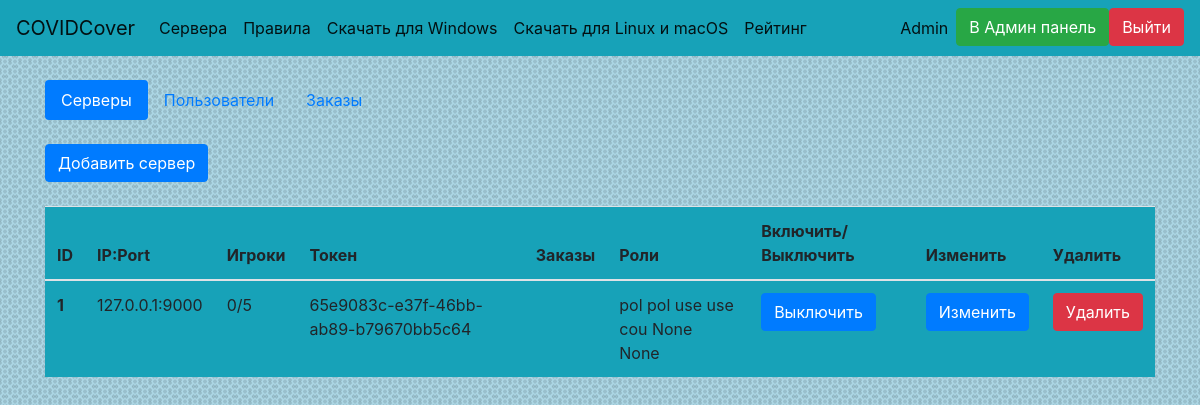
Page /admin (signed in) on the earlier database version.
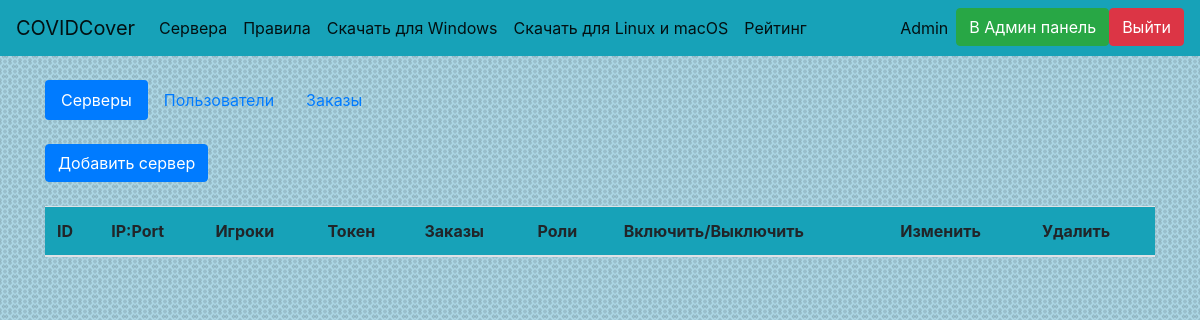
Same page on the later database version.
### website/data/server.py (models this page shows)
class Server(SqlAlchemyBase, SerializerMixin):
    __tablename__ = 'servers'
    id = Column(Integer, primary_key=True, autoincrement=True, unique=True)
    ip = Column(String, unique=True)
    limit = Column(Integer, unique=False, default=5)
    players = Column(String, default='', unique=False)
    players_n = Column(Integer, default=0, unique=False)
    token = Column(String, default=lambda: str(uuid4()), unique=True)
    orders = Column(String, default='', unique=False)
    roles = Column(String, default=' pol pol use use cou ', unique=False)
    running = Column(Boolean, default=1, unique=False)

### website/admin_panel.py (the view)
@bp.route('/admin')
def admin_servers():
    if not current_user.is_authenticated or not current_user.privilege_obj.admin:
        abort(404)
    session = create_session()
    servers = session.query(Server).all()
    return render_template('ad_servers.html', title='Серверы', servers=servers)

### website/data/db_session.py (called while the page is built)
def create_session():
    global __factory
    return __factory()

### website/main.py (called while the page is built)
@login_manager.user_loader
def load_user(user_id):
    session = create_session()
    return session.query(User).get(user_id)

### website/templates/ad_servers.html
{% extends 'base.html'%}
{% block body %}
<ul class="nav nav-pills">
  <li class="nav-item">
    <a class="nav-link active" href="/admin">Серверы</a>
  </li>
  <li class="nav-item">
    <a class="nav-link" href="/admin/users">Пользователи</a>
  </li>
  <li class="nav-item">
    <a class="nav-link" href="/admin/orders">Заказы</a>
  </li>
</ul>
<br><a href="/admin/add" class="btn btn-primary">Добавить сервер</a><br><br>
<div>
    <table class="table bg-info">
        <thead>
            <tr>
                <th scope="col">ID</th>
                <th scope="col">IP:Port</th>
                <th scope="col">Игроки</th>
                <th scope="col">Токен</th>
                <th scope="col">Заказы</th>
                <th scope="col">Роли</th>
                <th scope="col">Включить/Выключить</th>
                <th scope="col">Изменить</th>
                <th scope="col">Удалить</th>
            </tr>
        </thead>
    <tbody>
        {% for server in servers %}
        <tr>
            <th scope="row">{{ server.id }}</th>
            <td>{{ server.ip }}</td>
            <td>{{ server.players_n }}/{{ server.limit }}</td>
            <td>{{ server.token }}</td>
            <td>{{ server.orders }}</td>
            <td>{{ server.roles }}</td>
            <td>
                <a href="/admin/switch?server={{ server.token }}" class="btn btn-primary">
                  {% if server.running %}
                  Выключить
                  {% else %}
                  Включить
                  {% endif %}
                </a>
            </td>
            <td>
                <a class="btn btn-primary" href="/admin/edit?server={{ server.token }}">Изменить</a>
            </td>
            <td>
                <a class="btn btn-danger" href="/admin/delete?server={{ server.token }}">Удалить</a>
            </td>
        </tr>
        {% endfor %}
    </tbody>
    </table>
</div>
{% endblock %}

Differences in the rows shown:
removed Server: id "1", ip "127.0.0.1:9000", players_n "0", limit "5", token "65e9083c-e37f-46bb-ab89-b79670bb5c64", roles "pol pol use use cou None None", running "Выключить"
